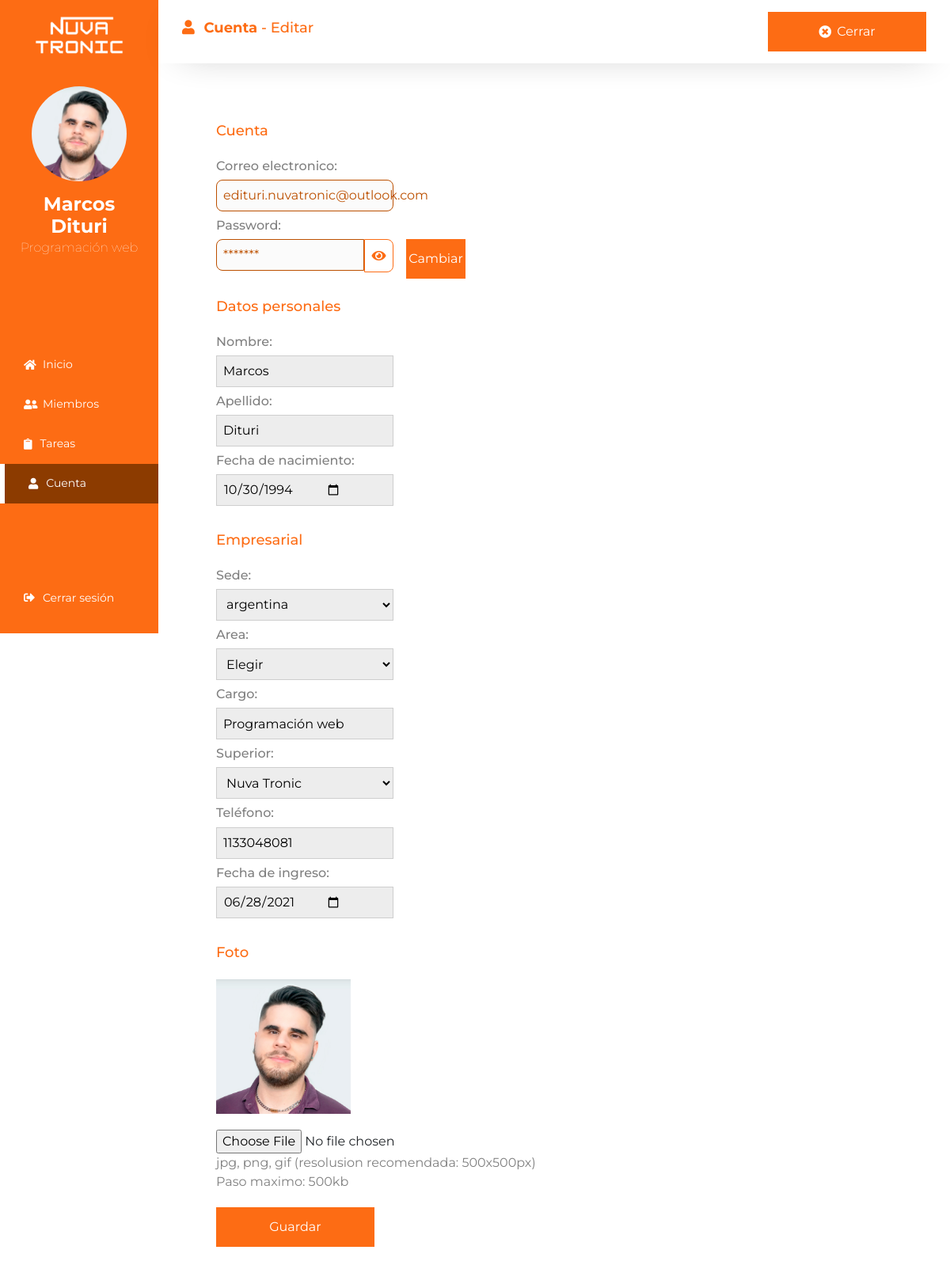
The page /cuenta-editar.php (signed in) on the database its author committed.
### tables this page shows
CREATE TABLE `usuarios` (
  `id_usuario` int(250) NOT NULL,
  `tipo` varchar(50) NOT NULL,
  `nombre` varchar(500) DEFAULT NULL,
  `apellido` varchar(500) DEFAULT NULL,
  `pais` varchar(250) NOT NULL,
  `sexo` varchar(20) NOT NULL,
  `interno` varchar(20) NOT NULL,
  `fecha` date NOT NULL DEFAULT current_timestamp(),
  `area` varchar(500) DEFAULT NULL,
  `cargo` varchar(500) DEFAULT NULL,
  `email` varchar(500) DEFAULT NULL,
  `clave` varchar(500) DEFAULT NULL,
  `empresa` varchar(500) DEFAULT NULL,
  `superior` varchar(250) NOT NULL,
  `fecha_ing` date NOT NULL DEFAULT current_timestamp(),
  `URL_imagen` text NOT NULL,
  `acceso` varchar(50) NOT NULL
);

### php/sesion.php (called while the page is built, shortened)
<?php
    if(isset($_SESSION['id_usuario']) && !empty($_SESSION['id_usuario'])) {
        $id_usuario = $_SESSION['id_usuario'];
        $mostrar = "SELECT * FROM `usuarios` WHERE id_usuario=$id_usuario";
        $mostrar_ej = mysqli_query(
                    $conexion, $mostrar
                    );
        if($mostrar_ej == true){
            while($dato = mysqli_fetch_array($mostrar_ej)) {
                $email = $dato["email"];
                $clave = $dato["clave"];
                $nombre = $dato["nombre"];
                $apellido = $dato["apellido"];
                $pais = $dato["pais"];
                $interno = $dato["interno"];
                $cargo = $dato["cargo"];
                $fecha = $dato["fecha"];
                $fecha_ing = $dato["fecha_ing"];
                $URL_imagen = $dato["URL_imagen"];
            }
        }
    } else{
        echo '<script>location.href = "login.php"</script>';
    }
?>

### cuenta-editar.php (the view, shortened to what this page needs)
<?php
    $donde = "cuenta";
    include("php/conexion.php");
    include("php/sesion.php");
    include("componentes/head.php");
?>
<body>
    <div class="container-fluid">
        <div class="row cont-all">
            <?php
                include ("componentes/menu.php");
            ?>
            <div class="col-xl-10 cont-gral">
                <div class="row">
                    <div class="col-12 cont-tit">
                        <h1><i class="fas fa-user"></i> <b>Cuenta</b> - Editar</h1> <a class="btn-panel" href="cuenta.php"><i class="i-bla fas fa-times-circle"></i> Cerrar</a>
                    </div>
                    <div class="col-12 sinNada cont-dat">
                        <div class="row sinNada sub-tit">
                            <h1>Cuenta</h1>
                        </div>
                        <form action="php/cuenta-editar.php" enctype="multipart/form-data" method="POST">
                            <div class="row sinNada cont-reg-pass-cl">
                                <h4>Correo electronico:</h4>
                                <div class="col-6 input2 b-all">
                                    <?php echo $email;?>
                                </div>
                            </div>
                            <div class="row sinNada">
                                <h4>Password:</h4>
                            </div>
                            <div class="row sinNada cont-reg-pass">
                                <div class="col-5 input2 b-izq">
                                    <?php echo "<span id='pass-char-ver'>";
                                        for($i = 0; $i <= strlen($clave);  $i++){
                                            echo "*";
                                        }
                                        echo "</span>";
                                    ?>
                                </div>
                                <h4 class="col-1 cont-ver b-der" id="pass-ver"><i class="fas fa-eye"></i></h4>
                                <a class="col-2 btn-panel p-l" href="cambiar-php">Cambiar</a>
                            </div>
                            <div class="row sinNada sub-tit">
                                <h1>Datos personales</h1>
                            </div>
                            <div class="row sinNada cont-reg-pass-cl">
                                <h4>Nombre:</h4>
                                <input class="col-6 input" type="text" name="nombre" id="nombre" value="<?php echo $nombre;?>" placeholder="<?php echo $nombre;?>">
                                <h4>Apellido:</h4>
                                <input class="col-6  input" type="text" name="apellido" id="apellido" value="<?php echo $apellido;?>" placeholder="<?php echo $apellido;?>">
                                <h4>Fecha de nacimiento:</h4>
                                <input class="col-6  input" type="date" name="fecha" id="fecha" value="<?php echo $fecha;?>">
                            </div>
                            <div class="row sinNada sub-tit">
                                <h1>Empresarial</h1>
                            </div>
                            <div class="row sinNada cont-reg-pass-cl">
                                <h4>Sede:</h4>
                                <select class="col-6 input" name="pais" id="area">
                                    <option value="<?php echo $pais;?>"><?php echo $pais;?></option>
                                </select>
                                <h4>Area:</h4>
                                <select class="col-6 input" name="area" id="area">
                                    <option value="n/a">Elegir</option>
                                </select>
                                <h4>Cargo:</h4>
                                <input class="col-6  input" type="text" name="cargo" id="" value="<?php echo $cargo;?>" placeholder="<?php echo $cargo;?>">
                                <h4>Superior:</h4>
                                <select class="col-6 input" name="superior" id="siperior">
                                    <?php
                                      $sql_users = "SELECT * FROM `usuarios` WHERE tipo = 'boss'";
                                      $query_users = mysqli_query(
                                          $conexion, $sql_users
                                      );
                                      while($dato = mysqli_fetch_array($query_users)) {
                                          $id_usuario = $dato['id_usuario'];
                                          $nombre_b = $dato['nombre'];
                                          $apellido_b = $dato['apellido'];
                                          echo "<option value='$id_usuario'>$nombre_b $apellido_b</option>";
                                        }
                                    ?>
                                </select>
                                <h4>Teléfono:</h4>
                                <input class="col-6  input" type="text" name="interno" id="" value="<?php echo $interno;?>" placeholder="<?php echo $interno;?>">
                                <h4>Fecha de ingreso:</h4>
                                <input class="col-6  input" type="date" name="fecha_ing" id="" value="<?php echo $fecha_ing;?>">
                            </div>
                            <div class="row sinNada sub-tit">
                                <h1>Foto</h1>
                            </div>
                            <div class="row sinNada">
                                <div class="vt-foto" style="margin-bottom:20px; background: url(php/<?php echo $URL_imagen;?>); background-size: cover;  background-position: center;">
                                </div>
                            </div>
                            <div class="row sinNada cont-edit-sec">
                                <input class='col-4 sinNada in-comun' type="file" name="uploadedfile" id="fotoDesc" value="">
                                <div class="col-6 sinNada  txt-detalle"><span id="errores">jpg, png, gif (resolusion recomendada: 500x500px)<br>Paso maximo: 500kb</span></div>
                            </div>
                            <input id="btn-enviar" class="btn-panel ultimo"type="submit" name="" id="" value="Guardar">
                        </form>
                    </div>
                </div>
            </div>
    </div>
</body>
</html>

### componentes/menu.php
<?php
if($donde == "inicio"){
    $a_inicio = "a_active";
}
else if($donde == "miembros"){
    $a_miembros = "a_active";
}
else if($donde == "tareas"){
    $a_tareas = "a_active";
}
else if($donde == "empresa"){
    $a_empresa = "a_active";
}
else if($donde == "cuenta"){
    $a_cuenta = "a_active";
}
?>
<div class="col-xl-2"></div>
<div class="col-xl-2 cont-panel-menu">
    <div class="cont-user">
        <img class="img-logo" src="img/logoblanco.png" alt="">
        <a href="cuenta.php" class="cont-user-all">
            <div class="img-user"  alt="" style=" background: url(php/<?php echo $URL_imagen;?>); background-size: cover;  background-position: center;"></div>
            <h4><?php echo "$nombre $apellido";?></h4>
            <p><?php echo $cargo;?></p>
        </a>
    </div>
    <ul class="cont-btns">
        <li class="<?php echo $a_inicio;?>"><a href="index.php"><i class="fas fa-home"></i> Inicio</li></a>
        <li class="<?php echo $a_miembros;?>"><a href="miembros.php"><i class="fas fa-user-friends"></i> Miembros</li></a>
        <li class="<?php echo $a_tareas;?>"><a href="tareas.php"><i class="fas fa-clipboard"></i> Tareas</li></a>
        <li class="<?php echo $a_cuenta;?>"><a href="cuenta.php"><i class="fas fa-user"></i> Cuenta</li></a>
    </ul>
    <ul class="cont-btns">
        <li><a href="cerrar_sesion.php"><i class="fas fa-sign-out-alt"></i> Cerrar sesión</li></a>
    </ul>
</div>

### css/main.css (style rules this page uses)
html { scroll-behavior:smooth }
* { font-family:Montserrat,sans-serif; font-weight: normal; }
h1, h2, h3, h4, b, strong, span, p { color: grey; }
.ultimo { margin-bottom: 60px!important; }
.sinNada { padding: 0; margin: 0; }
a, a:hover { text-decoration: none; }
.a_active { background-color: #8c3b00!important; border-left: 6px solid white; }
.cont-user-all { text-align: center; display: flex; flex-direction: column; justify-content: center; }
.container-fluid { margin-top: 0; }
.cont-all { display: flex; }
.cont-panel-menu { position: fixed; padding: 20px 0; display: flex; flex-direction: column; justify-content: space-between; align-items: center; height: 100vh; background-color: #fd6c14; }
.cont-panel-menu .img-logo { width: 70%; margin: auto; margin-bottom: 40px!important; }
.cont-user { padding: 0px 20px; display: flex; flex-direction: column; align-items: center; justify-content: center; }
.cont-user h4 { text-align: center; font-weight: bold; color: white; margin-bottom: 0; transition: all .3 ease-out; }
.cont-user p { margin-top: 0; font-weight: lighter; color: white; }
.cont-panel-menu .img-user { margin-bottom: 15px!important; margin: 0 auto; border-radius: 100%; height: 120px; width: 120px!important; border: 100%; }
.cont-panel-menu .cont-btns { padding-left: 0; margin-left: 0; margin-bottom: 0; display: inline-block; list-style: none; background-color: #fd6c14; width: 100%; }
.cont-btns a { font-size: 14px!important; display: flex; justify-content: flex; align-items: center; width: 100%; height: 50px; padding-left: 30px; color: white; transition: all .3s ease-out; }
.cont-panel-menu .cont-btns i { max-width: 24px; padding-right: 10px; transition: all .3 ease-out; }
.cont-dat { padding-top: 50px; padding-right: 30px; padding-left: 73px; }
.cont-gral .cont-tit { padding-left: 30px; padding-right: 30px; display: flex; justify-content: space-between; align-items: center; height: 80px; -webkit-box-shadow: 0px 10px 47px -30px rgba(0,0,0,0.47); -moz-box-shadow: 0px 10px 47px -30px rgba(0,0,0,0.47); box-shadow: 0px 10px 47px -30px rgba(0,0,0,0.47); z-index: 99; }
.btn-panel { border: none; display: flex; justify-content: center; align-items: center; background-color: #fd6c14; color: white; width: 200px; height: 50px; transition: all .3s ease-out; }
.cont-tit i { padding-right: 7px; }
.cont-tit a i { color: #fd6c14; }
.cont-gral .cont-tit h1, .cont-gral .cont-tit b { color: #fd6c14; font-size: 18px!important; }
.i-bla { color: white!important; }
.cont-dat .row { display: flex; flex-direction: column; justify-content: center; }
.cont-dat .row h4 { font-size: 16px; }
.cont-gral .sub-tit { padding-top: 25px; padding-bottom: 15px; color: grey; }
.cont-gral .sub-tit h1 { font-size: 18px; color: #fd6c14; }
.input { display: flex; align-items: center; padding-left: 8px; width: 400px; height: 40px; min-height: 40px; border: 1px solid rgba(128, 128, 128, 0.287); margin-bottom: 8px!important; margin-top: 0px!important; background-color: rgba(128, 128, 128, 0.144); transition: all .3s ease-out; }
.b-all { border-radius: 8px; }
.b-izq { border-bottom-left-radius: 8px; border-top-left-radius: 8px; }
.b-der { border-bottom-right-radius: 8px; border-top-right-radius: 8px; }
.input2 { display: flex; align-items: center; padding-left: 8px; width: 400px; height: 40px; color: #bc5000; min-height: 40px; border: 1px solid #bc5000; margin-bottom: 8px!important; margin-top: 0px!important; background-color: rgba(128, 128, 128, 0.034); transition: all .3s ease-out; }
.input2 span { color: #bc5000; }
#btn-enviar { margin-top: 20px; margin-bottom: 20px; }
.fa-times-circle { color: rgb(255, 160, 160); }
.cont-ver { cursor: pointer; display: flex; justify-content: center; align-items: center; border:1px solid #fd6c14; color: #fd6c14;; display: flex; width: 40px; height: auto; }
.vt-foto { height: 170px; width: 170px; background-color: teal; }
.cont-reg-pass { width: 50%; display: flex; flex-direction: row!important; justify-content: flex-start!important; }
.cont-reg-pass-cl { width: 50%; display: flex; flex-direction: column!important; justify-content: flex-start!important; }
.p-l { margin-left: 16px; }

### rows shown on the page
usuarios: URL_imagen (picture), nombre "Marcos", apellido "Dituri", cargo "Programación web", email "edituri.nuvatronic@outlook.com", fecha "10/30/1994", pais "argentina", interno "1133048081", fecha_ing "06/28/2021"

### other values the page prints
form field superior "Nuva Tronic"
